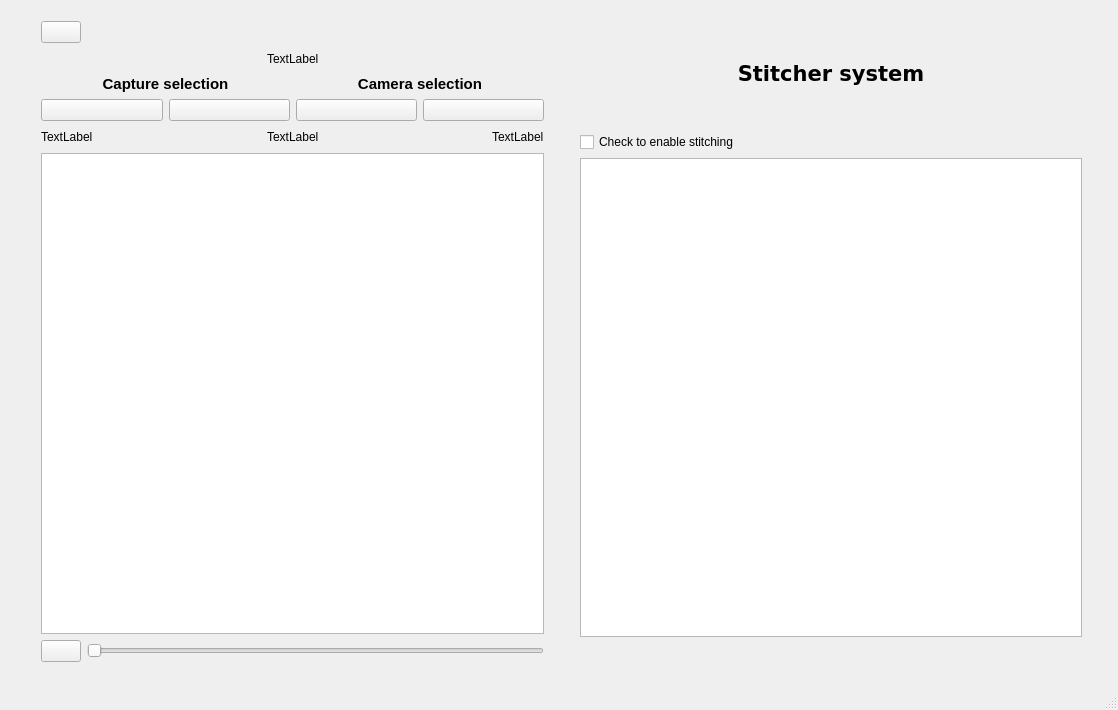
<?xml version="1.0" encoding="UTF-8"?>
<ui version="4.0">
 <class>MainWindow</class>
 <widget class="QMainWindow" name="MainWindow">
  <property name="geometry">
   <rect>
    <x>0</x>
    <y>0</y>
    <width>1118</width>
    <height>710</height>
   </rect>
  </property>
  <property name="windowTitle">
   <string>Media player</string>
  </property>
  <widget class="QWidget" name="centralwidget">
   <widget class="QWidget" name="layoutWidget">
    <property name="geometry">
     <rect>
      <x>41</x>
      <y>21</y>
      <width>1041</width>
      <height>641</height>
     </rect>
    </property>
    <layout class="QHBoxLayout" name="horizontalLayout_3">
     <item>
      <layout class="QVBoxLayout" name="verticalLayout_left">
       <item>
        <layout class="QVBoxLayout" name="verticalLayout">
         <item>
          <layout class="QHBoxLayout" name="horizontalLayout_2">
           <item>
            <widget class="QPushButton" name="button_loadfile">
             <property name="enabled">
              <bool>true</bool>
             </property>
             <property name="text">
              <string/>
             </property>
             <property name="icon">
              <iconset>
               <normaloff>../../../../icon_set/png/usb.png</normaloff>../../../../icon_set/png/usb.png</iconset>
             </property>
             <property name="checkable">
              <bool>false</bool>
             </property>
             <property name="default">
              <bool>false</bool>
             </property>
             <property name="flat">
              <bool>false</bool>
             </property>
            </widget>
           </item>
           <item>
            <spacer name="horizontalSpacer_2">
             <property name="orientation">
              <enum>Qt::Horizontal</enum>
             </property>
             <property name="sizeHint" stdset="0">
              <size>
               <width>40</width>
               <height>20</height>
              </size>
             </property>
            </spacer>
           </item>
          </layout>
         </item>
         <item>
          <layout class="QHBoxLayout" name="horizontalLayout_6">
           <item>
            <spacer name="horizontalSpacer_7">
             <property name="orientation">
              <enum>Qt::Horizontal</enum>
             </property>
             <property name="sizeHint" stdset="0">
              <size>
               <width>40</width>
               <height>20</height>
              </size>
             </property>
            </spacer>
           </item>
           <item>
            <widget class="QLabel" name="info_label">
             <property name="text">
              <string>TextLabel</string>
             </property>
            </widget>
           </item>
           <item>
            <spacer name="horizontalSpacer_8">
             <property name="orientation">
              <enum>Qt::Horizontal</enum>
             </property>
             <property name="sizeHint" stdset="0">
              <size>
               <width>40</width>
               <height>20</height>
              </size>
             </property>
            </spacer>
           </item>
          </layout>
         </item>
         <item>
          <layout class="QHBoxLayout" name="horizontalLayout"/>
         </item>
        </layout>
       </item>
       <item>
        <layout class="QHBoxLayout" name="horizontalLayout_9">
         <item>
          <layout class="QVBoxLayout" name="verticalLayout_3">
           <item>
            <widget class="QLabel" name="capture">
             <property name="font">
              <font>
               <pointsize>11</pointsize>
               <weight>75</weight>
               <bold>true</bold>
              </font>
             </property>
             <property name="text">
              <string>Capture selection</string>
             </property>
             <property name="alignment">
              <set>Qt::AlignCenter</set>
             </property>
            </widget>
           </item>
           <item>
            <layout class="QHBoxLayout" name="horizontalLayout_7">
             <item>
              <widget class="QPushButton" name="button_previous_capture">
               <property name="text">
                <string/>
               </property>
              </widget>
             </item>
             <item>
              <widget class="QPushButton" name="button_next_capture">
               <property name="text">
                <string/>
               </property>
              </widget>
             </item>
            </layout>
           </item>
          </layout>
         </item>
         <item>
          <layout class="QVBoxLayout" name="verticalLayout_4">
           <item>
            <widget class="QLabel" name="camera">
             <property name="font">
              <font>
               <pointsize>11</pointsize>
               <weight>75</weight>
               <bold>true</bold>
              </font>
             </property>
             <property name="layoutDirection">
              <enum>Qt::LeftToRight</enum>
             </property>
             <property name="autoFillBackground">
              <bool>false</bool>
             </property>
             <property name="text">
              <string>Camera selection</string>
             </property>
             <property name="alignment">
              <set>Qt::AlignCenter</set>
             </property>
            </widget>
           </item>
           <item>
            <layout class="QHBoxLayout" name="horizontalLayout_8">
             <item>
              <widget class="QPushButton" name="button_previous_camera">
               <property name="text">
                <string/>
               </property>
              </widget>
             </item>
             <item>
              <widget class="QPushButton" name="button_next_camera">
               <property name="text">
                <string/>
               </property>
              </widget>
             </item>
            </layout>
           </item>
          </layout>
         </item>
        </layout>
       </item>
       <item>
        <layout class="QHBoxLayout" name="horizontalLayout_5">
         <item>
          <widget class="QLabel" name="camera_label">
           <property name="text">
            <string>TextLabel</string>
           </property>
          </widget>
         </item>
         <item>
          <spacer name="horizontalSpacer">
           <property name="orientation">
            <enum>Qt::Horizontal</enum>
           </property>
           <property name="sizeHint" stdset="0">
            <size>
             <width>40</width>
             <height>20</height>
            </size>
           </property>
          </spacer>
         </item>
         <item>
          <widget class="QLabel" name="capture_label">
           <property name="text">
            <string>TextLabel</string>
           </property>
          </widget>
         </item>
         <item>
          <spacer name="horizontalSpacer_6">
           <property name="orientation">
            <enum>Qt::Horizontal</enum>
           </property>
           <property name="sizeHint" stdset="0">
            <size>
             <width>40</width>
             <height>20</height>
            </size>
           </property>
          </spacer>
         </item>
         <item>
          <widget class="QLabel" name="camera_number_label">
           <property name="text">
            <string>TextLabel</string>
           </property>
          </widget>
         </item>
        </layout>
       </item>
       <item>
        <widget class="ImageView" name="image_view"/>
       </item>
       <item>
        <layout class="QHBoxLayout" name="horizontalLayout_4">
         <item>
          <widget class="QPushButton" name="button_play">
           <property name="text">
            <string/>
           </property>
          </widget>
         </item>
         <item>
          <widget class="QSlider" name="slider">
           <property name="orientation">
            <enum>Qt::Horizontal</enum>
           </property>
          </widget>
         </item>
        </layout>
       </item>
      </layout>
     </item>
     <item>
      <spacer name="horizontalSpacer_4">
       <property name="orientation">
        <enum>Qt::Horizontal</enum>
       </property>
       <property name="sizeType">
        <enum>QSizePolicy::Minimum</enum>
       </property>
       <property name="sizeHint" stdset="0">
        <size>
         <width>30</width>
         <height>20</height>
        </size>
       </property>
      </spacer>
     </item>
     <item>
      <layout class="QVBoxLayout" name="verticalLayout_5">
       <item>
        <layout class="QVBoxLayout" name="verticalLayout_2">
         <item>
          <spacer name="verticalSpacer_2">
           <property name="orientation">
            <enum>Qt::Vertical</enum>
           </property>
           <property name="sizeType">
            <enum>QSizePolicy::Minimum</enum>
           </property>
           <property name="sizeHint" stdset="0">
            <size>
             <width>20</width>
             <height>40</height>
            </size>
           </property>
          </spacer>
         </item>
         <item>
          <widget class="QLabel" name="stitcher_label">
           <property name="font">
            <font>
             <family>DejaVu Sans</family>
             <pointsize>16</pointsize>
             <weight>75</weight>
             <bold>true</bold>
            </font>
           </property>
           <property name="text">
            <string>Stitcher system</string>
           </property>
           <property name="alignment">
            <set>Qt::AlignCenter</set>
           </property>
          </widget>
         </item>
         <item>
          <spacer name="verticalSpacer">
           <property name="orientation">
            <enum>Qt::Vertical</enum>
           </property>
           <property name="sizeType">
            <enum>QSizePolicy::Minimum</enum>
           </property>
           <property name="sizeHint" stdset="0">
            <size>
             <width>20</width>
             <height>40</height>
            </size>
           </property>
          </spacer>
         </item>
        </layout>
       </item>
       <item>
        <layout class="QHBoxLayout" name="horizontalLayout_10">
         <item>
          <widget class="QCheckBox" name="stitcher_checkbox">
           <property name="text">
            <string>Check to enable stitching</string>
           </property>
          </widget>
         </item>
         <item>
          <spacer name="horizontalSpacer_3">
           <property name="orientation">
            <enum>Qt::Horizontal</enum>
           </property>
           <property name="sizeHint" stdset="0">
            <size>
             <width>40</width>
             <height>20</height>
            </size>
           </property>
          </spacer>
         </item>
        </layout>
       </item>
       <item>
        <layout class="QVBoxLayout" name="verticalLayout_6">
         <item>
          <widget class="ImageView" name="stitcher_view"/>
         </item>
         <item>
          <spacer name="verticalSpacer_3">
           <property name="orientation">
            <enum>Qt::Vertical</enum>
           </property>
           <property name="sizeType">
            <enum>QSizePolicy::Minimum</enum>
           </property>
           <property name="sizeHint" stdset="0">
            <size>
             <width>423</width>
             <height>25</height>
            </size>
           </property>
          </spacer>
         </item>
        </layout>
       </item>
      </layout>
     </item>
    </layout>
   </widget>
  </widget>
  <widget class="QMenuBar" name="menubar">
   <property name="geometry">
    <rect>
     <x>0</x>
     <y>0</y>
     <width>1118</width>
     <height>22</height>
    </rect>
   </property>
  </widget>
  <widget class="QStatusBar" name="statusbar"/>
 </widget>
 <customwidgets>
  <customwidget>
   <class>ImageView</class>
   <extends>QGraphicsView</extends>
   <header>pyqtgraph</header>
  </customwidget>
 </customwidgets>
 <resources/>
 <connections/>
</ui>
